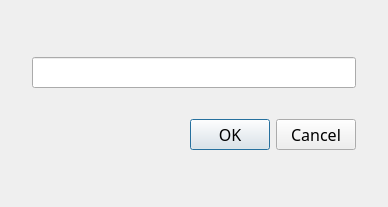
<?xml version="1.0" encoding="UTF-8"?>
<ui version="4.0">
 <class>GraphicsTextMarkDialog</class>
 <widget class="QDialog" name="GraphicsTextMarkDialog">
  <property name="geometry">
   <rect>
    <x>0</x>
    <y>0</y>
    <width>388</width>
    <height>207</height>
   </rect>
  </property>
  <property name="font">
   <font>
    <family>微软雅黑</family>
    <pointsize>12</pointsize>
   </font>
  </property>
  <property name="windowTitle">
   <string>Graphics View Text</string>
  </property>
  <layout class="QVBoxLayout" name="verticalLayout">
   <property name="leftMargin">
    <number>32</number>
   </property>
   <property name="topMargin">
    <number>32</number>
   </property>
   <property name="rightMargin">
    <number>32</number>
   </property>
   <property name="bottomMargin">
    <number>32</number>
   </property>
   <item>
    <widget class="QLineEdit" name="textEdit"/>
   </item>
   <item>
    <layout class="QHBoxLayout" name="horizontalLayout">
     <item>
      <spacer name="horizontalSpacer">
       <property name="orientation">
        <enum>Qt::Horizontal</enum>
       </property>
       <property name="sizeHint" stdset="0">
        <size>
         <width>40</width>
         <height>20</height>
        </size>
       </property>
      </spacer>
     </item>
     <item>
      <widget class="QPushButton" name="okButton">
       <property name="text">
        <string>OK</string>
       </property>
      </widget>
     </item>
     <item>
      <widget class="QPushButton" name="cancelButton">
       <property name="text">
        <string>Cancel</string>
       </property>
      </widget>
     </item>
    </layout>
   </item>
  </layout>
 </widget>
 <resources/>
 <connections>
  <connection>
   <sender>cancelButton</sender>
   <signal>clicked()</signal>
   <receiver>GraphicsTextMarkDialog</receiver>
   <slot>reject()</slot>
   <hints>
    <hint type="sourcelabel">
     <x>325</x>
     <y>119</y>
    </hint>
    <hint type="destinationlabel">
     <x>331</x>
     <y>154</y>
    </hint>
   </hints>
  </connection>
  <connection>
   <sender>okButton</sender>
   <signal>clicked()</signal>
   <receiver>GraphicsTextMarkDialog</receiver>
   <slot>accept()</slot>
   <hints>
    <hint type="sourcelabel">
     <x>244</x>
     <y>120</y>
    </hint>
    <hint type="destinationlabel">
     <x>235</x>
     <y>151</y>
    </hint>
   </hints>
  </connection>
 </connections>
</ui>
